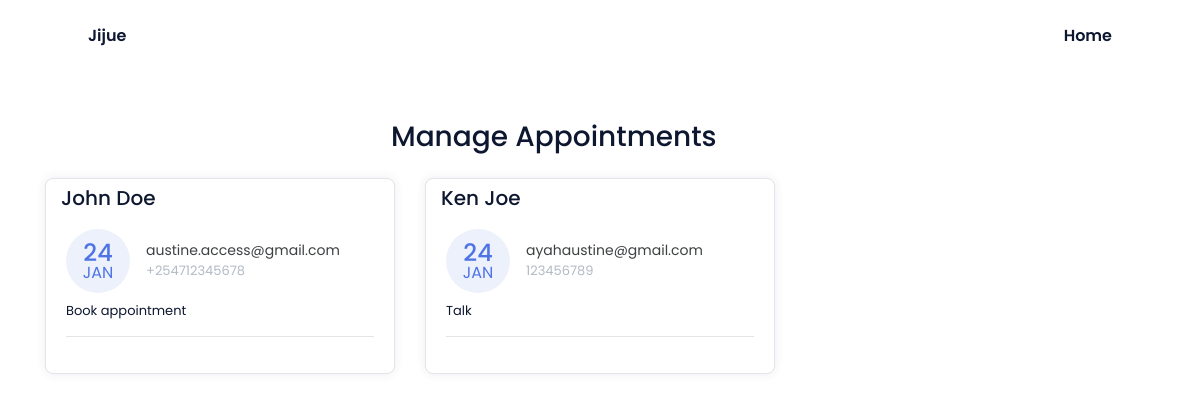
Before: /manage-appointments/ with the older database file.
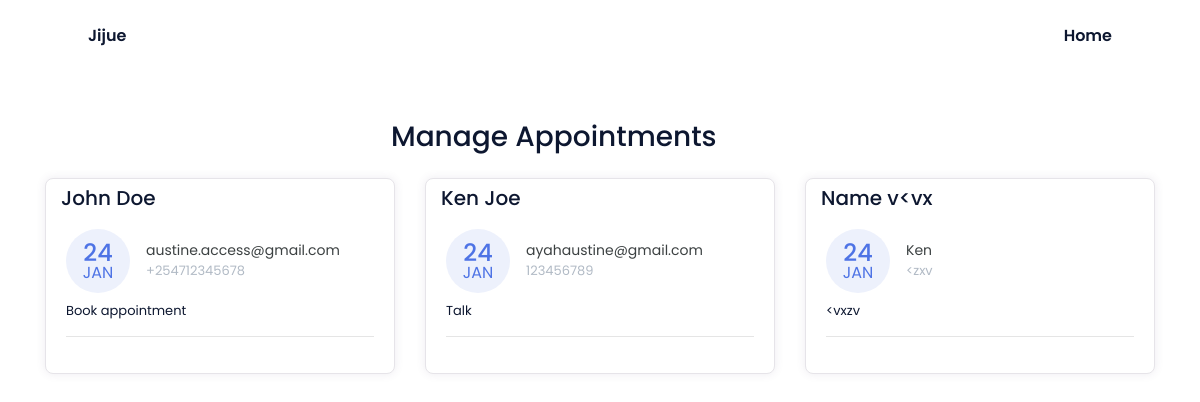
After: the same page with the newer database file.
### base/models.py (models this page shows, shortened)
class Appointment(models.Model):
    first_name = models.CharField(max_length=50)
    last_name = models.CharField(max_length=50)
    email = models.CharField(max_length=50)
    phone = models.CharField(max_length=50)
    request = models.TextField(blank=True)
    sent_date = models.DateField(auto_now_add=True)
    accepted = models.BooleanField(default=False)
    accepted_date = models.DateField(auto_now_add=False, null=True, blank=True)
    class Meta:
        ordering = ["-sent_date"]

### base/views.py (the view, shortened to what this page needs)
class ManageAppointmentTemplateView(ListView):
    template_name = "manage-appointments.html"
    model = Appointment
    context_object_name = "appointments"
    login_required = True
    paginate_by = 3
    def get_context_data(self, *args, **kwargs):
        context = super().get_context_data(*args, **kwargs)
        appointments = Appointment.objects.all()
        context.update({
            "title": "Manage Appointments"
        })
        return context

### templates/manage-appointments.html (shortened to what this page needs)
{% extends 'base.html' %}
{% block cta %}
{% block content %}
    <div class="container mt-5">
        <div class="col-11 text-center mt-4 mb-4">
            <h3>
                Manage Appointments
            </h3>
        </div>
        <div class="row">
        {% for app in appointments %}
            <div class="col-lg-4">
                <div class="card card-margin">
                    <div class="card-header no-border">
                        <h5 class="card-title">{{app.first_name}} {{app.last_name}}</h5>
                    </div>
                    <div class="card-body pt-0">
                        <div class="widget-49">
                            <div class="widget-49-title-wrapper">
                                <div class="widget-49-date-primary">
                                    <span class="widget-49-date-day">{{app.sent_date|date:"d"}}</span>
                                    <span class="widget-49-date-month">{{app.sent_date|date:"M"}}</span>
                                </div>
                                <div class="widget-49-meeting-info">
                                    <span class="widget-49-pro-title">{{app.email}}</span>
                                    <span class="widget-49-meeting-time">{{app.phone}}</span>
                                </div>
                            </div>
                            <div class="widget-49-meeting-points">
                                <span>{{app.request}}</span>
                            </div>
                            <hr class="w-100">
                        </div>
                    </div>
                </div>
            </div>
        {% endfor %}
        </div>
{% endblock content %}
{% endblock cta %}

Changed rows visible on the page:
added Appointment: first_name "Name", last_name "v<vx", sent_date "24", sent_date "JAN", email "Ken", phone "<zxv", request "<vxzv"
